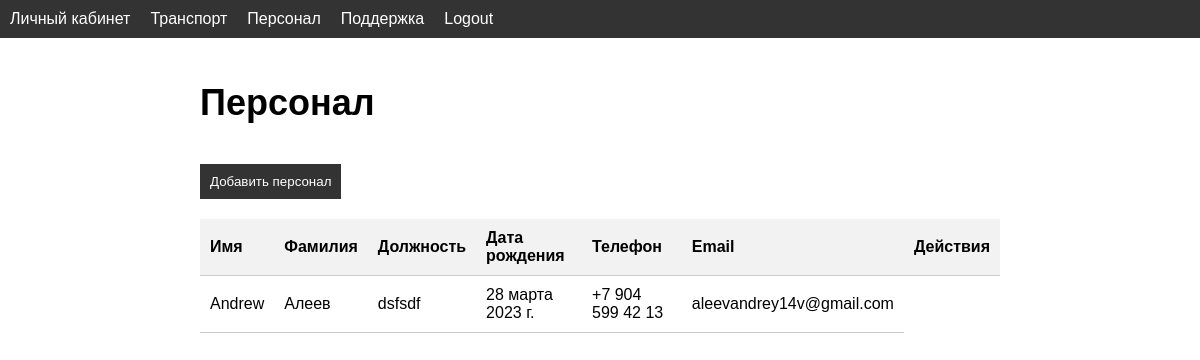
The app's page /personal/ (signed in) with its own data.
### main/models.py (models this page shows)
class Personal(models.Model):
    user = models.CharField(max_length=50)
    name = models.CharField(max_length=20)
    last_name = models.CharField(max_length=30)
    job = models.CharField(max_length=50)
    date_of_dirth = models.DateField()
    phone = models.CharField(max_length=20)
    email = models.EmailField()

### main/views.py (the view)
# urls.py: path('personal/', views.personal, name='personal'),
@login_required
def personal(request):
    if request.method == 'POST':
        form = PersonalForm(request.POST)
        if form.is_valid():
            user = request.user
            name = form.cleaned_data['name']
            last_name = form.cleaned_data['last_name']
            job = form.cleaned_data['job']
            date_of_dirth = form.cleaned_data['date_of_dirth']
            phone = form.cleaned_data['phone']
            email = form.cleaned_data['email']
            Personal.objects.create(user=user,
                                    name=name,
                                    last_name=last_name,
                                    email=email,
                                    job=job,
                                    date_of_dirth=date_of_dirth,
                                    phone=phone
                                    )
            return redirect('personal')
    else:
        form = PersonalForm()
    personal = Personal.objects.filter(user=request.user)
    return render(request, 'personal.html', {'form': form, 'personal': personal})

### templates/personal.html (shortened to what this page needs)
<!DOCTYPE html>
<html lang="ru">
  <head>
    {% load static %}
    <link rel="stylesheet" href="{% static 'css/personal_style.css' %}">
  </head>
  <body>
    <header>
      <nav>
        <ul>
          <li><a href="{% url 'home' %}">Личный кабинет</a></li>
          <li><a href="{% url 'transport' %}">Транспорт</a></li>
          <li><a href="{% url 'personal' %}">Персонал</a></li>
          <li><a href="{% url 'support' %}">Поддержка</a></li>
          {% if user.is_authenticated %}
            <li><a href="{% url 'logout'%}?next={{request.path}}">Logout</a></li>
          {% else %}
            <li><a href="{% url 'login'%}?next={{request.path}}">Login</a></li>
          {% endif %}
        </ul>
      </nav>
   </header>
    <main>
      <h1>Персонал</h1>
      <button id="addButton">Добавить персонал</button>
      <table id="personnelTable">
        <thead>
          <tr>
            <th>Имя</th>
            <th>Фамилия</th>
            <th>Должность</th>
            <th>Дата рождения</th>
            <th>Телефон</th>
            <th>Email</th>
            <th>Действия</th>
          </tr>
        </thead>
        <tbody>
          {% for personal in personal %}
          <tr>
            <td>{{personal.name}}</td>
            <td>{{personal.last_name}}</td>
            <td>{{personal.job}}</td>
            <td>{{personal.date_of_dirth}}</td>
            <td>{{personal.phone}}</td>
            <td>{{personal.email}}</td>
          </tr>
          {% endfor %}
        </tbody>
      </table>
    </main>
  </body>
</html>

### static/css/personal_style.css (style rules this page uses)
body { margin: 0; font-family: Arial, sans-serif; }
header { background-color: #333; color: #fff; padding: 10px; }
nav ul { list-style: none; margin: 0; padding: 0; display: flex; }
nav li { margin-right: 20px; }
nav a { color: #fff; text-decoration: none; }
main { max-width: 800px; margin: 0 auto; padding: 20px; }
h1 { font-size: 36px; margin-bottom: 20px; }
table { width: 100%; border-collapse: collapse; }
th, td { padding: 10px; text-align: left; border-bottom: 1px solid #ccc; }
th { background-color: #f2f2f2; }
#addButton { margin-bottom: 20px; padding: 10px; background-color: #333; color: #fff; border: none; cursor: pointer; }
button { padding: 10px; background-color: #333; color: #fff; border: none; cursor: pointer; margin-top: 20px; }

### records on screen
Personal: name "Andrew", last_name "Алеев", job "dsfsdf", date_of_dirth "28 марта 2023 г.", phone "+7 904 599 42 13", email "aleevandrey14v@gmail.com"
